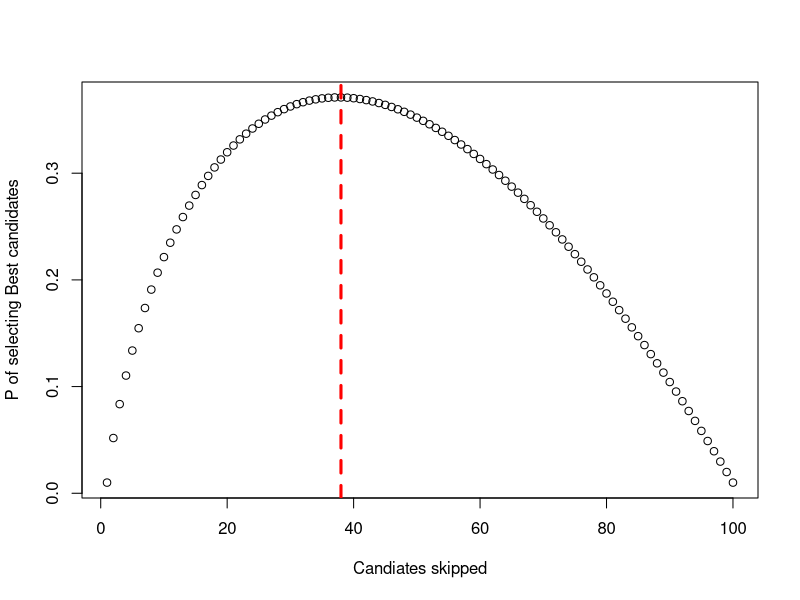
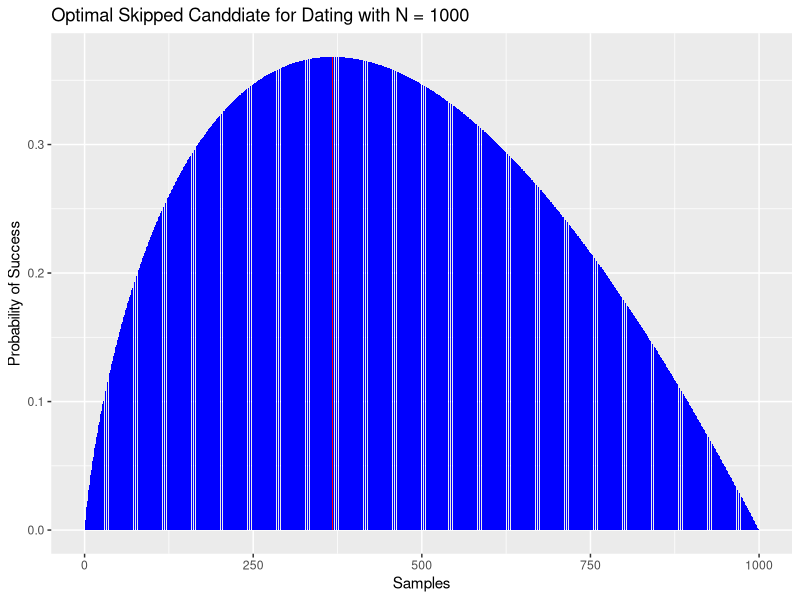
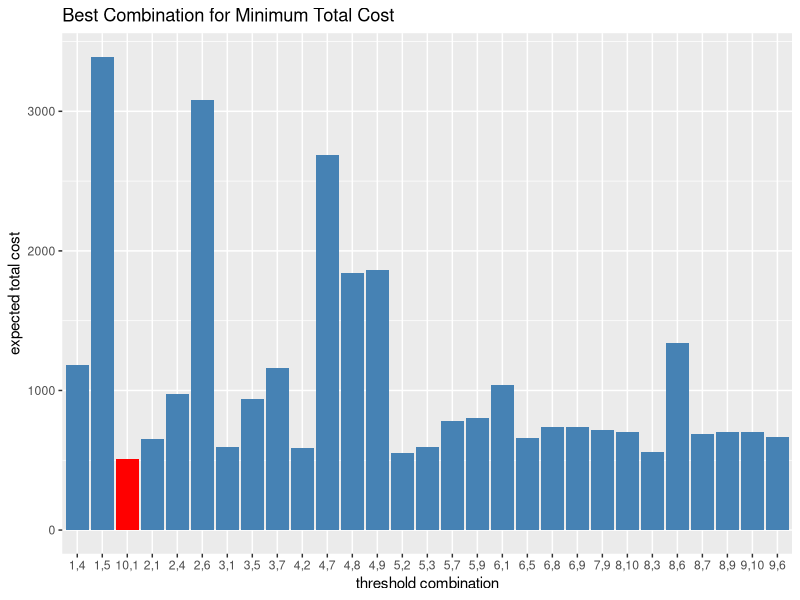

These charts were generated, in order, by the following R code:
## ---- chunk 1
library(ggplot2)
library(magrittr)
library(dplyr)

prob <- function(k,n) {
  if (k==1) return(1/n)
  j <- k:n
  return((1/n)*(k-1)*sum(1/(j-1)))
}
n <- 100
df <- data.frame(i=1:n)
df <- df %>% rowwise() %>% mutate(prob=prob(i,n)) %>% ungroup()
r <- df %>% filter(prob==max(prob))  %>% select(i)  %>% unlist() %>% as.numeric()

#data_frame <- apply(as.matrix.noquote(df),2,as.numeric)
#x = data_frame[,1]
#y = data_frame[,2]

plot(df, xlab ="Candiates skipped", ylab= "P of selecting Best candidates")
abline(v=r, col= "red", lty=2, lwd= 3)
## ---- chunk 2
library(ggplot2)
library(dplyr)
library(magrittr)
library('stringr')

prob <- function(k,n){j <- seq(k+1,n)
j <- seq(k+1,n)
res <- (k/n)*sum(1/(j-1)) 
return(res)}

data <- function(n){
  state_0 <- factorial(n-1)/factorial(n)
  state_k <- sapply(seq(1,n-1),prob,n=n)
  sample <- c(1:n-1)
  prob <- c(state_0,state_k)
  x <- data.frame(sample,prob)
  x$maximum = str_c(maximum = x$prob == x$prob[which.max(x$prob)])
  x
}


run_sim <- function(n){
  t <- data(n)
  p <- ggplot(data=t, aes(x=sample, y=prob, fill = maximum)) + geom_bar(stat = "identity") +
    scale_fill_manual(values = c("FALSE" = "blue", "TRUE" = "red")) +       theme(legend.position="none") +
    labs(x = 'Samples', y = 'Probability of Success')
  p + ggtitle("Optimal Skipped Canddiate for Dating with N = 1000")
} 
run_sim(1000)
## ---- chunk 3
library(purrr)
library(data.table)
library(ggplot2)
library('stringr')
Cbd = pbinom(1:10,40,0.1)
Bd = dbinom(1:10,40,0.1)
d <- data.frame(x = 1:10,Binomial_D = Bd, Cumulative_binomial_D = Cbd)

L <- data.frame(c = 1:10, Cumulative_Binomial_D = Cbd)

E_TC <- function(c1,c2 ,c ,N, p, R,I){
  c1 <- sample(L[,2],size = 1, TRUE)
  c2 <- sample(L[,2],size = 1, TRUE)
  while(c1 != c2){
  E_AC <- (c*N*p * c1)
  E_RP <- R*(1-c2)
  E_I <-  I*(c2-c1)
  C <-  1/(1-c2+c1)
  ANS <- C*(E_AC + E_RP + E_I)
  x <- data.frame(C1 =which(L[,2] == c1), C2 = which(L[,2] == c2),ANS)
  return (x)
  }}

head(d)
head(L)

#E_TC(sample(L[,2],size = 1),sample(L[,2],size = 1)	,7,1000,0.1,700,400)

n=40

x<- 1:40
set.seed(1005780558)
mat1 <- do.call(rbind,lapply(seq_len(n), function(x) E_TC(sample(L[,2],size = 1),sample(L[,2],size = 1)	,7,1000,0.1,700,400)))


X1 = mat1$C1
X2 = mat1$C2
X3 = mat1$ANS

mat1$C <- str_c(mat1$C1, ',', mat1$C2)
mat1$minimum <- str_c(minimum = mat1$C == mat1$C[which.min(mat1$ANS)])
head(mat1)
p<-ggplot(data=mat1, aes(x=C, y=ANS,fill = minimum))+ geom_bar(stat="identity") + scale_fill_manual(values = c("FALSE" = "steelblue", "TRUE" = "red"))+theme(legend.position="none") + labs(x = 'threshold combination', y = 'expected total cost') 

p + ggtitle("Best Combination for Minimum Total Cost")

